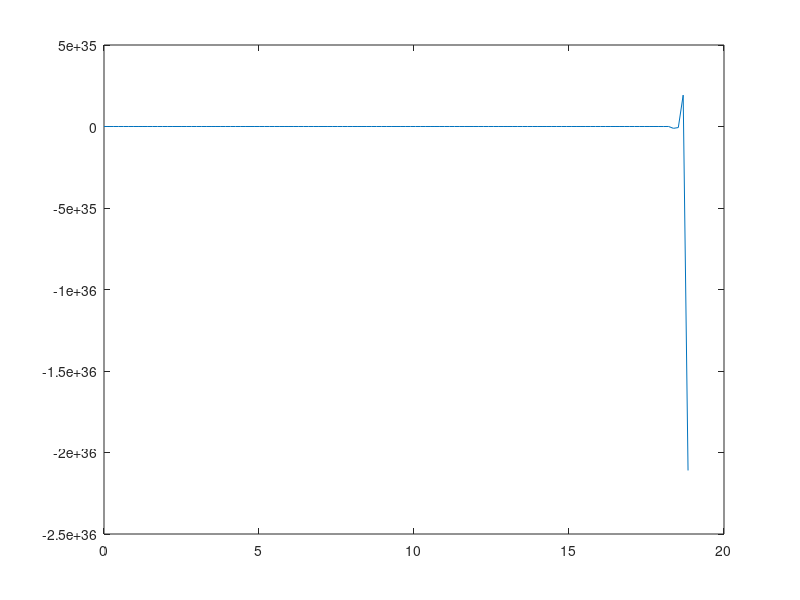

MATLAB code to generate this figure:
fid=fopen('langdata.txt');
oa=fscanf(fid,'%f %f',[2,inf]);
fclose(fid);

s=size(oa);
n=s(1,2);

h=oa(1,2)-oa(1,1);

nd=(18.84-15.7)/h;

x=oa(1,n);
for m=1:nd
    x=x+h;
    b=0;
    for j=1:n
        a=1;
        for k=1:n
            if (j~=k)
            a=a*((x-oa(1,k))/(oa(1,j)-oa(1,k)));
            end
        end
        b=b+oa(2,j)*a;
    end
    na(1,m)=x;
    na(2,m)=b;
end
ma=[oa,na];
plot(ma(1,:),ma(2,:));
